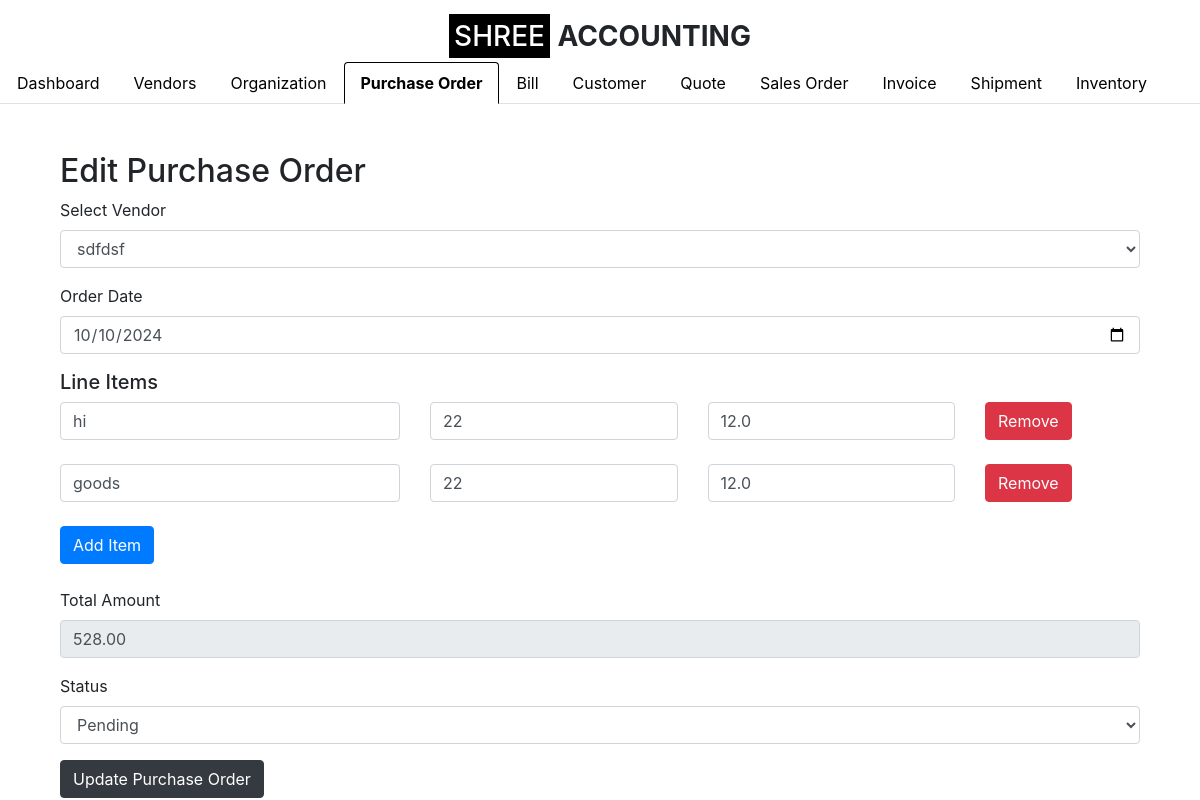
/edit_purchase_order/1 (signed in), run on an earlier commit of the app's database.
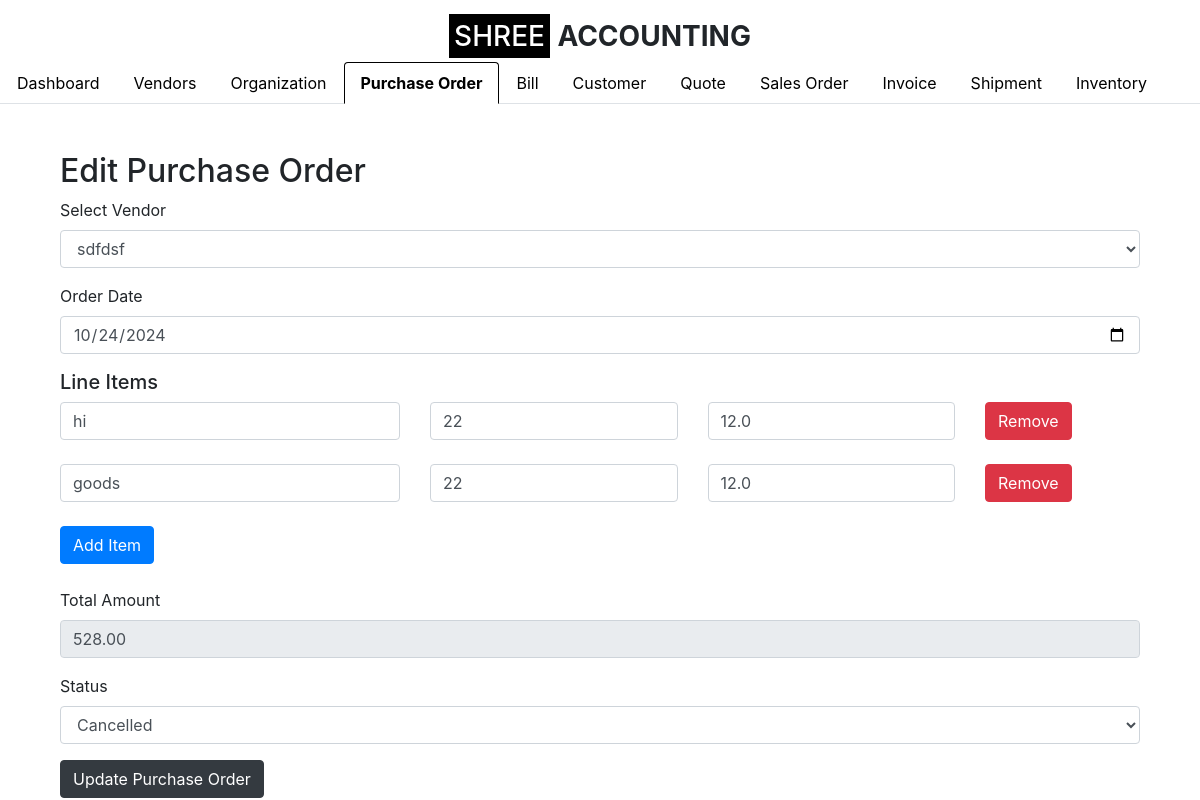
And on a later commit of the database.
### app.py (models this page shows)
class PurchaseOrder(db.Model):
    id = db.Column(db.Integer, primary_key=True)
    vendor_id = db.Column(db.Integer, db.ForeignKey('vendor.id'), nullable=False)
    order_date = db.Column(db.Date, nullable=False)
    total_amount = db.Column(db.Float, nullable=False)
    status = db.Column(db.String(50), nullable=False)
    vendor = db.relationship('Vendor', backref=db.backref('purchase_orders', lazy=True))
    line_items = db.relationship('LineItem', backref='purchase_order', lazy=True, cascade="all, delete-orphan")

class Vendor(db.Model):
    id = db.Column(db.Integer, primary_key=True)
    vendor_name = db.Column(db.String(100), nullable=False)
    company_name = db.Column(db.String(100), nullable=False)
    email_id = db.Column(db.String(100), nullable=False)
    phone_number = db.Column(db.String(15), nullable=False)
    address = db.Column(db.String(255), nullable=False)
    organization_id = db.Column(db.Integer, db.ForeignKey('organization.id'), nullable=False)
    organization = db.relationship('Organization', backref=db.backref('vendors', lazy=True))

### app.py (the view)
    def wrap(*args, **kwargs):
        if 'logged_in' in session:
            return f(*args, **kwargs)
        else:
            flash('Please log in first.', 'warning')
            return redirect(url_for('login'))

### app.py (called while the page is built, shortened)
def login_required(f):
    def wrap(*args, **kwargs):
        if 'logged_in' in session:
            return f(*args, **kwargs)
        else:
            flash('Please log in first.', 'warning')
            return redirect(url_for('login'))
    wrap.__name__ = f.__name__
    return wrap

@app.route('/edit_purchase_order/<int:order_id>', methods=['GET', 'POST'])
@login_required
def edit_purchase_order(order_id):
    order = PurchaseOrder.query.get_or_404(order_id)
    vendors = Vendor.query.all()
    line_items = LineItem.query.filter_by(purchase_order_id=order_id).all()
    return render_template('edit_purchase_order.html', order=order, vendors=vendors, line_items=line_items,
                           show_logo=True, active_tab='purchase_order')

### templates/edit_purchase_order.html (shortened to what this page needs)
{% extends "base.html" %}
{% block content %}
<div class="container mt-5">
    <h2>Edit Purchase Order</h2>
    <form method="POST" action="/edit_purchase_order/{{ order.id }}">
        <div class="form-group">
            <label for="vendor_id">Select Vendor</label>
            <select class="form-control" id="vendor_id" name="vendor_id" required>
                {% for vendor in vendors %}
                <option value="{{ vendor.id }}" {% if vendor.id == order.vendor_id %}selected{% endif %}>
                    {{ vendor.vendor_name }}
                </option>
                {% endfor %}
            </select>
        </div>
        <div class="form-group">
            <label for="order_date">Order Date</label>
            <input type="date" class="form-control" id="order_date" name="order_date" value="{{ order.order_date }}" required>
        </div>
        <div id="line-items-section">
            <h5>Line Items</h5>
            {% for line_item in line_items %}
            <div class="line-item row mb-2" data-item-id="{{ line_item.id }}">
                <div class="form-group col-md-4">
                    <input type="text" class="form-control" name="item_name[]" value="{{ line_item.item_name }}" placeholder="Item Name" required>
                </div>
                <div class="form-group col-md-3">
                    <input type="number" class="form-control" name="quantity[]" value="{{ line_item.quantity }}" placeholder="Quantity" min="1" required oninput="calculateTotal()">
                </div>
                <div class="form-group col-md-3">
                    <input type="number" class="form-control" name="unit_price[]" value="{{ line_item.unit_price }}" placeholder="Unit Price" step="0.01" required oninput="calculateTotal()">
                </div>
                <div class="form-group col-md-2">
                    <button type="button" class="btn btn-danger remove-item">Remove</button>
                </div>
            </div>
            {% endfor %}
        </div>
        <button type="button" class="btn btn-primary" id="add-item-btn">Add Item</button>
        <div class="form-group mt-4">
            <label for="total_amount">Total Amount</label>
            <input type="number" class="form-control" id="total_amount" name="total_amount" value="{{ order.total_amount }}" step="0.01" required readonly>
        </div>
        <div class="form-group">
            <label for="status">Status</label>
            <select class="form-control" id="status" name="status" required>
                <option value="Pending" {% if order.status == 'Pending' %}selected{% endif %}>Pending</option>
                <option value="Cancelled" {% if order.status == 'Cancelled' %}selected{% endif %}>Cancelled</option>
            </select>
        </div>
        <button type="submit" class="btn btn-dark">Update Purchase Order</button>
    </form>
</div>
{% endblock %}

What changed in the data, as far as the page shows it:
changed PurchaseOrder "sdfdsf": order_date "10/10/2024" → "10/24/2024"; status "Pending" → "Cancelled"
